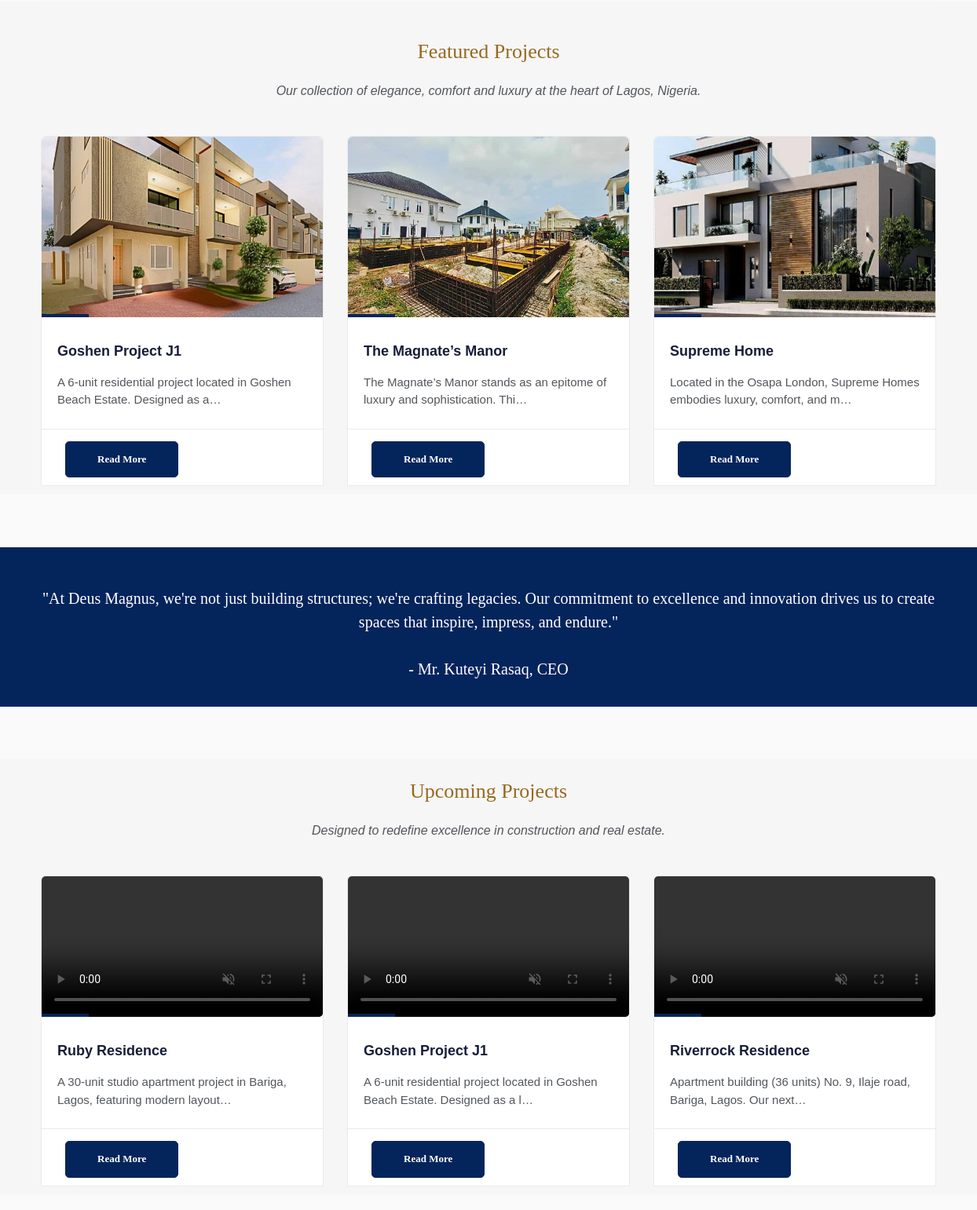
Before: / (middle part) with the older database file.
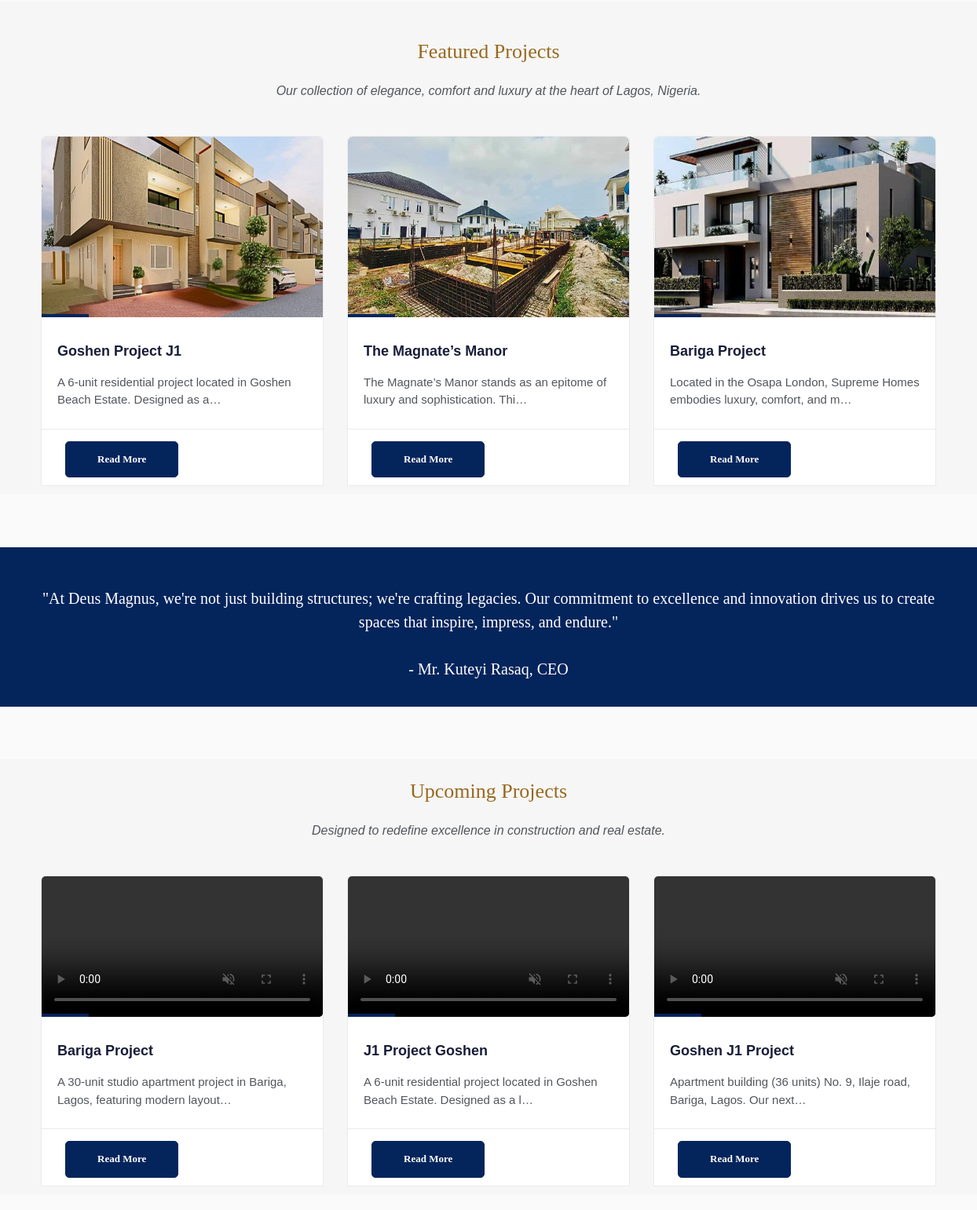
After: the same page with the newer database file.
### deus_magnus/models.py (models this page shows, shortened)
class SecondDeusMagnusMainPicturePost(models.Model):
    second_deus_magnus_title = models.CharField(max_length=255, blank=True, null=True)
    second_deus_magnus_status = models.CharField(max_length=255, blank=True, null=True)
    second_deus_magnus_description = models.TextField()
    second_deus_magnus_slug = models.SlugField (max_length=255,blank=True, null=True)
    second_deus_magnus_img = models.ImageField(upload_to='images/')
    second_deus_magnus_publish_date = models.DateTimeField (auto_now_add= True)
    second_deus_magnus_author = models.ForeignKey(User, on_delete=models.CASCADE)
    class Meta:
        ordering =['second_deus_magnus_publish_date']

class DeusMagnusMainPost(models.Model):
    deus_magnus_title = models.CharField(max_length=255, blank=True, null=True)
    deus_magnus_status = models.CharField(max_length=255, blank=True, null=True)
    deus_magnus_description = models.TextField()
    deus_magnus_slug = models.SlugField (max_length=255,blank=True, null=True)
    deus_manus_video = models.FileField(upload_to='videos/')
    deus_magnus_publish_date = models.DateTimeField (auto_now_add= True)
    deus_magnus_author = models.ForeignKey(User, on_delete=models.CASCADE)
    class Meta:
        ordering =['-deus_magnus_publish_date']

### deus_magnus/views.py (the view)
# urls.py: path('', HomeView.as_view(), name="home"),
class HomeView(ListView):
    model = DeusMagnusMainPost
    template_name = 'deus_magnus/home.html'
    def get_context_data(self, **kwargs):
        context = super().get_context_data(**kwargs)
        context['first_videos'] = Mainvideo.objects.all()
        context['bash_ps'] = BashPicture.objects.all()
        context['second_constructions'] = SecondDeusMagnusMainPicturePost.objects.all()
        context['news_constructions'] = DeusMagnusEventBlog.objects.all()
        return context

### templates/deus_magnus/home.html (shortened to what this page needs)
{% extends "base.html" %}
{% load static %}
{% block content%}
    <br><br>
<br><br><br>
<br><br><br>
<section class="section gb">
    <div class="container"><br>
        <div class="section-title text-center">
            <h3 style="color: #98681e;">Featured Projects</h3>
            <p>Our collection of elegance, comfort and luxury at the heart of Lagos, Nigeria.</p>
        </div>
        <div class="row">
            {% for second_construction in second_constructions %}
            <div class="col-lg-4 col-md-12">
                <div class="blog-box">
                    <div class="image-wrap entry">
                        {% if second_construction.second_deus_magnus_img %}
                        <a href="{% url 'second_detail' second_construction.pk %}">
                        <img src="{{ second_construction.second_deus_magnus_img.url }}"height="230px"  class="custom-image">
                        </a>
                        {% endif %}
                    </div>
                    <div class="blog-desc">
                        <h4><a href="{% url 'second_detail' second_construction.pk %}">{{ second_construction.second_deus_magnus_title |truncatechars:30}}</a></h4>
                        <p>{{ second_construction.second_deus_magnus_description |truncatechars:75}}</p>
                    </div>
                    <div class="post-meta">
                            <div class="btn-wrapper">
                                <a href="{% url 'second_detail' second_construction.pk %} "class="btn btn-primary"style="border-radius: 5px;font-family: Georgia;">Read More </a>
                            </div>
                    </div>
                </div>
            </div>
            {%endfor%}
        </div>
    </div>
</section><br><br><br>
<section class="section db p110">
    <div class="container"><br>
        <div class="row">
            <div class="col-md-12">
                <div class="tagline-message text-center">
                <h3>"At Deus Magnus, we're not just building structures; we're crafting legacies.
                    Our commitment to excellence and innovation drives us to create spaces that inspire, impress, and endure." <br><br>
                    - Mr. Kuteyi Rasaq, CEO</h3><br>
                </div>
            </div>
        </div>
    </div>
</section><br><br><br>
<section class="section gb">
    <div class="container">
        <div class="section-title text-center">
            <h3 style="color: #98681e;">Upcoming Projects</h3>
            <p>Designed to redefine excellence in construction and real estate.</p>
        </div>
        <div class="row">
            {% for post in object_list %}
            <div class="col-lg-4 col-md-12">
                <div class="blog-box">
                    <a href="{% url 'detail' post.pk %}">
                        <div class="image-wrap entry">
                            <video autoplay muted playsinline loop controls width="100%" height="auto"style="border-radius: 5px;">
                                <source src="{{ post.deus_manus_video.url }}" type="video/mp4">
                            </video>
                        </div>
                    </a>
                    <div class="blog-desc">
                        <h4><a href="{% url 'detail' post.pk %}">{{ post.deus_magnus_title }}</a></h4>
                        <p>{{ post.deus_magnus_description|truncatechars:77 }}</p>
                    </div>
                    <div class="post-meta">
                        <div class="btn-wrapper">
                            <a href="{% url 'detail' post.pk %}" class="btn btn-primary" style="border-radius: 5px; font-family: Georgia;">Read More</a>
                        </div>
                    </div>
                </div>
            </div>
            {% endfor %}
        </div>
    </div>
</section><br>
<br><br>
<br><br><br>
<br><br><br>
        {% endblock %}

Changed rows visible on the page:
changed SecondDeusMagnusMainPicturePost "Located in the Osapa London, Supreme Homes embodies luxury, comfort, and m…": second_deus_magnus_title "Supreme Home" → "Bariga Project"
changed DeusMagnusMainPost "A 30-unit studio apartment project in Bariga, Lagos, featuring modern layout…": deus_magnus_title "Ruby Residence" → "Bariga Project"
changed DeusMagnusMainPost "A 6-unit residential project located in Goshen Beach Estate. Designed as a l…": deus_magnus_title "Goshen Project J1" → "J1 Project Goshen"
changed DeusMagnusMainPost "Apartment building (36 units) No. 9, Ilaje road, Bariga, Lagos. Our next…": deus_magnus_title "Riverrock Residence" → "Goshen J1 Project"
